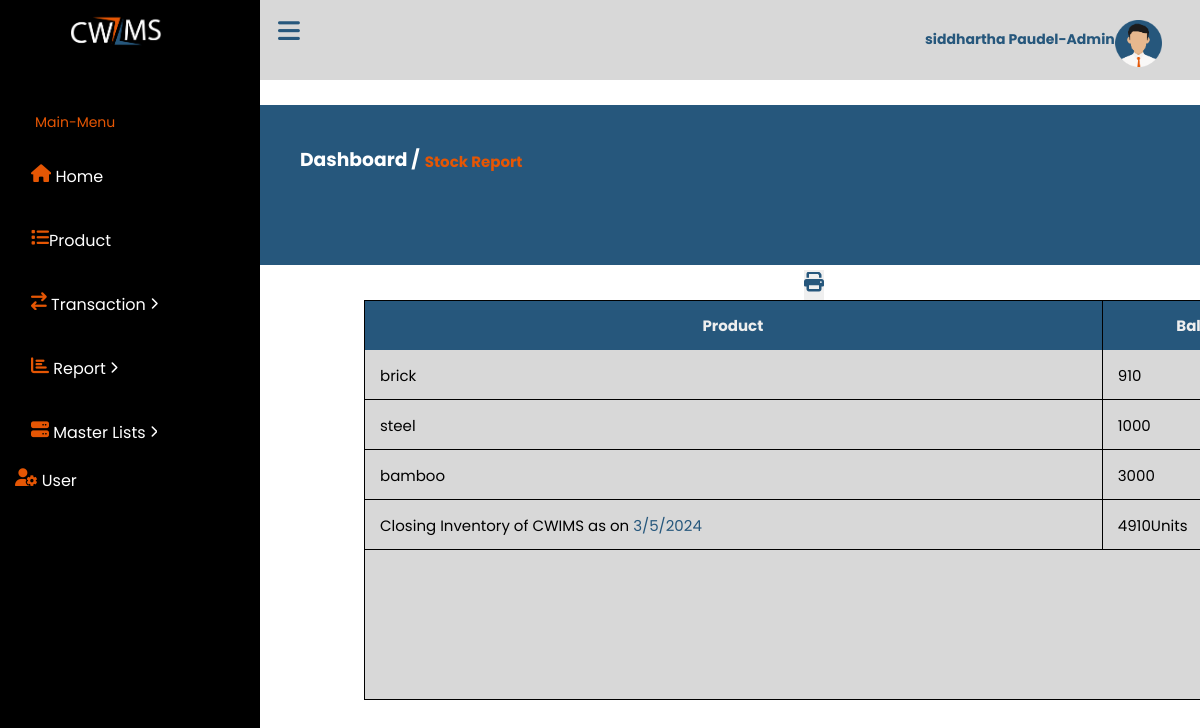
The page /stockreport.php (signed in) on the database its author committed.
### tables this page shows
CREATE TABLE `inventory` (
  `id` int(11) NOT NULL,
  `product_id` int(11) NOT NULL,
  `quantity` varchar(100) NOT NULL
);

CREATE TABLE `product` (
  `product_id` int(11) NOT NULL,
  `name` varchar(100) NOT NULL,
  `supplier_id` int(11) NOT NULL,
  `price` varchar(100) NOT NULL
);

### raw/report.stock.php (the view, shortened to what this page needs)
<button onclick="window.print()" id="printer"><i class="fa fa-print"></i></button>
<?php
$host = 'localhost';
$user = 'root';
$pass = '';
$db = 'cwims';
$conn = new mysqli($host, $user, $pass, $db);
$sql = "SELECT SUM(quantity) AS total_amount FROM inventory";
$result = $conn->query($sql);
if ($result->num_rows > 0) {
    $row = $result->fetch_assoc();
    $total_inv = $row['total_amount'];
} else {
    $total_amount = 0;
}
?>
<div class="dis_play">
<div class="tableFixHead">
<table id="tabbble">
<thead>
    <th>Product</th>
    <th>Balance</th>
</thead>
<?php
include 'php/config.php';
$query = "SELECT inventory.quantity AS quantity, product.name AS product_name
FROM inventory
LEFT JOIN product ON inventory.product_id = product.product_id";
$result = mysqli_query($con, $query);
if (mysqli_num_rows($result) > 0) {
    while ($row = mysqli_fetch_assoc($result)) {
        echo '<td>'. $row['product_name']  .'</td>';
        echo '<td>' . $row['quantity'] .'</td>';
        ?>
        <?php
    }
} else {
    echo 'No records found.';
}
?>
<tr>
 <td colspan="1" id="bigg" >Closing Inventory of CWIMS as on <a id="current_date"></a></td>
 <?php
       echo '<td id="totot">' .str_repeat(' ', 5) .$total_inv. 'Units</td>';
        ?>
</tr>
</table>
</div>
</html>

### style/dashboard.css (style rules this page uses)
* { margin: 0; padding: 0; box-sizing: border-box; font-family: "Poppins", sans-serif; overflow: hidden; }
* { margin: 0; padding: 0; border: 0; }

### raw/report.stock.php (style rules this page uses)
#current_date { color: #26577C; }
.tableFixHead { overflow: auto; height: 100px; margin-left: 10px; background: #d8d8d8; }
.tableFixHead thead th { position: sticky; top: 0; z-index: 1; }
table { border-collapse: collapse; width: 100%; font-size: 15px; }
th, td { padding: 8px 16px; }
th { background: #eee; }
.tableFixHead { overflow: auto; height: 400px; width: 950px; }
table { border-collapse: collapse; width: 100%; }
th, td { padding: 8px 16px; white-space: nowrap; height: 50px; }
th { background: #26577C; color: #eee; }
.tableFixHead, .tableFixHead td { box-shadow: inset 1px -1px #000; }
.tableFixHead th { box-shadow: inset 1px 1px #000, 0 1px #000; }
.dis_play { display: block; }
#printer { color: #26577C; font-size: 20px; cursor: pointer; margin-left: 450px; }

### rows shown on the page
inventory: product.name "brick", quantity "910"
inventory: product.name "steel", quantity "1000"
inventory: product.name "bamboo", quantity "3000"

### other values the page prints
$_SESSION['username'] "siddhartha Paudel"
$total_inv "4910"
